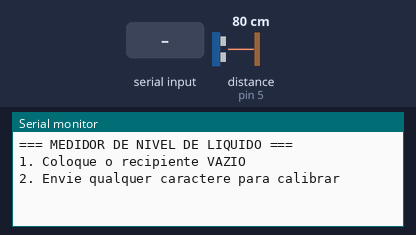
This sketch was run on a simulated Arduino Uno, built with avr-gcc and run on an emulated ATmega328P. On the bench: the last lines printed to the serial monitor. The inputs (shaded band) are chosen by the test bench; at power-on: distance to the obstacle (sensor on pin 5) 80 cm. The echo pulse lasts 58.3 µs per cm.

Above: at 1.2 s.
1.3 s: "1" received over Serial
At 1.9 s:
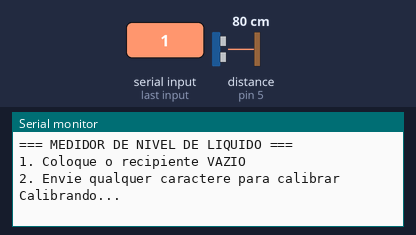
2.8 s: distance to the obstacle (sensor on pin 5) set to 2 cm
At 6.7 s:
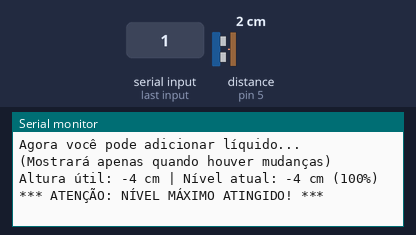

The sketch:

med_dist_final.ino
```cpp
// Medidor de Nível de Líquido com HC-SR04 - Versão Estável
// Pinos
const int trigPin = 4;
const int echoPin = 5;

// Variáveis
long duracao;
int distanciaAtual;
int alturaRecipiente = 0;  // Altura total do recipiente (será calibrada)
int nivelLiquido = 0;      // Nível atual do líquido
int nivelAnterior = -1;    // Para detectar mudanças
int margemSeguranca = 5;   // Distância mínima do sensor (5cm)
int tolerancia = 1;        // Tolerância para mudanças (2cm)
int alturaUtil = 0;        // Altura útil (altura total - margem)
bool calibrado = false;

// Filtro de média móvel
const int numLeituras = 5;
int leituras[numLeituras];
int indiceLeitura = 0;
int somaLeituras = 0;
bool filtroInicializado = false;

void setup() {
  // Configura os pinos
  pinMode(trigPin, OUTPUT);
  pinMode(echoPin, INPUT);

  // Inicializa array de leituras
  for (int i = 0; i < numLeituras; i++) {
    leituras[i] = 0;
  }

  // Inicia a comunicação serial
  Serial.begin(9600);
  Serial.println("=== MEDIDOR DE NIVEL DE LIQUIDO ===");
  Serial.println("1. Coloque o recipiente VAZIO");
  Serial.println("2. Envie qualquer caractere para calibrar");
}

void loop() {
  // Se ainda não calibrou, aguarda comando
  if (!calibrado) {
    if (Serial.available() > 0) {
      Serial.read(); // Limpa o buffer
      calibrarRecipiente();
    }
    return;
  }

  // Faz a leitura com filtro de média móvel
  distanciaAtual = lerDistanciaFiltrada();

  // Calcula o nível do líquido (considerando margem de segurança)
  nivelLiquido = alturaRecipiente - distanciaAtual;

  // Garante que não seja negativo e respeita a margem de segurança
  if (nivelLiquido < 0) nivelLiquido = 0;
  if (nivelLiquido > alturaUtil) nivelLiquido = alturaUtil;

  // Só mostra se houver mudança significativa no nível (acima da tolerância)
  if (abs(nivelLiquido - nivelAnterior) >= tolerancia) {
    Serial.print("Altura útil: ");
    Serial.print(alturaUtil);
    Serial.print(" cm | Nível atual: ");
    Serial.print(nivelLiquido);
    Serial.print(" cm (");
    Serial.print((nivelLiquido * 100) / alturaUtil);
    Serial.println("%)");

    // Aviso de segurança se chegar muito perto
    if (distanciaAtual <= margemSeguranca) {
      Serial.println("*** ATENÇÃO: NÍVEL MÁXIMO ATINGIDO! ***");
    }

    nivelAnterior = nivelLiquido;  // Atualiza o nível anterior
  }

  delay(200);  // Delay menor para resposta mais rápida
}

int lerDistancia() {
  // Limpa o pino trigger
  digitalWrite(trigPin, LOW);
  delayMicroseconds(2);

  // Envia pulso de 10 microssegundos
  digitalWrite(trigPin, HIGH);
  delayMicroseconds(10);
  digitalWrite(trigPin, LOW);

  // Lê o tempo do pulso no pino echo
  duracao = pulseIn(echoPin, HIGH);

  // Calcula e retorna a distância
  return duracao * 0.0343 / 2;
}

int lerDistanciaFiltrada() {
  // Faz uma nova leitura
  int novaLeitura = lerDistancia();

  if (!filtroInicializado) {
    // Inicializa o filtro com a primeira leitura
    for (int i = 0; i < numLeituras; i++) {
      leituras[i] = novaLeitura;
    }
    somaLeituras = novaLeitura * numLeituras;
    filtroInicializado = true;
    return novaLeitura;
  }

  // Remove a leitura mais antiga da soma
  somaLeituras -= leituras[indiceLeitura];

  // Adiciona a nova leitura
  leituras[indiceLeitura] = novaLeitura;
  somaLeituras += novaLeitura;

  // Avança o índice (circular)
  indiceLeitura = (indiceLeitura + 1) % numLeituras;

  // Retorna a média
  return somaLeituras / numLeituras;
}

void calibrarRecipiente() {
  Serial.println("Calibrando...");
  delay(2000);  // Aguarda 2 segundos

  // Inicializa o filtro antes da calibração
  filtroInicializado = false;

  // Faz 10 leituras filtradas para obter uma calibração mais precisa
  int soma = 0;
  for (int i = 0; i < 10; i++) {
    soma += lerDistanciaFiltrada();
    delay(200);
  }

  alturaRecipiente = soma / 10;
  alturaUtil = alturaRecipiente - margemSeguranca;  // Desconta a margem
  calibrado = true;

  Serial.print("Calibração concluída! Altura total: ");
  Serial.print(alturaRecipiente);
  Serial.print(" cm | Altura útil: ");
  Serial.print(alturaUtil);
  Serial.print(" cm (margem segurança: ");
  Serial.print(margemSeguranca);
  Serial.println(" cm)");
  Serial.println("Agora você pode adicionar líquido...");
  Serial.println("(Mostrará apenas quando houver mudanças)");
  Serial.println();
}
```

Measured:
- after the input at 1.3 s, the serial monitor: prints a new line at once (image 1)
- after the input at 2.8 s, the serial monitor: prints a new line after 2.5 s (image 2)
